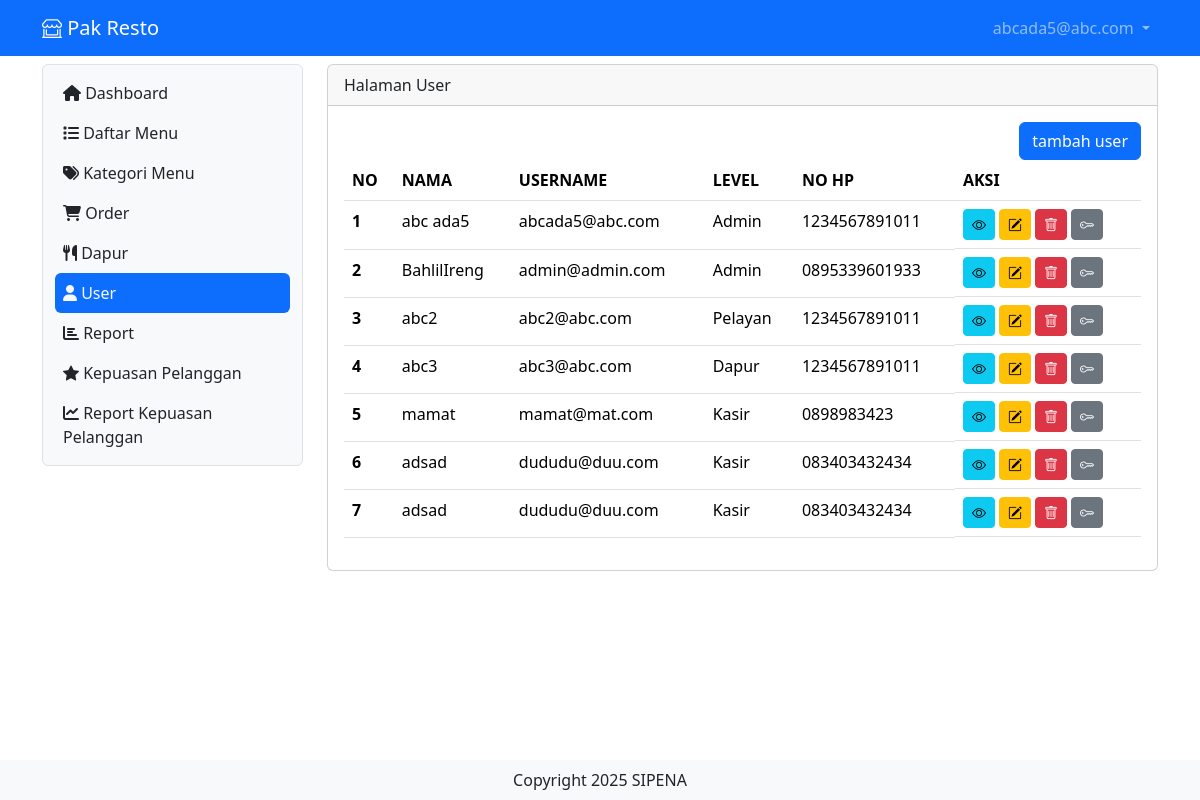
Page /user (signed in) on the committed database.
### tables this page shows
CREATE TABLE `user` (
  `id` int(11) NOT NULL,
  `username` varchar(200) NOT NULL,
  `password` varchar(200) NOT NULL,
  `level` int(1) NOT NULL,
  `nama` varchar(200) NOT NULL,
  `nohp` varchar(15) NOT NULL,
  `alamat` varchar(300) NOT NULL
);

### user.php (the view, shortened to what this page needs)
<?php
include "proses/connect.php";
$query = mysqli_query($conn, "SELECT * FROM user");
while ($record = mysqli_fetch_array($query)) {
    $result[] = $record;
}
?>
<div class="col-lg-9 mt-2">
    <div class="card">
        <div class="card-header">
            Halaman User
        </div>
        <div class="card-body">
            <div class="row">
                <div class="col d-flex justify-content-end">
                    <button class="btn btn-primary" data-bs-toggle="modal" data-bs-target="#ModalTambahUser"> tambah
                        user</button>
                </div>
            </div>
            <?php
            if (empty($result)) {
                echo "Data user tidak ada";
            } else {
            ?>
                <div class="table-responsive">
                    <table class="table table-hover">
                        <thead>
                            <tr>
                                <th scope="col">NO</th>
                                <th scope="col">NAMA</th>
                                <th scope="col">USERNAME</th>
                                <th scope="col">LEVEL</th>
                                <th scope="col">NO HP</th>
                                <th scope="col">AKSI</th>
                            </tr>
                        </thead>
                        <tbody>
                            <?php
                            $no = 1;
                            foreach ($result as $row) {
                            ?>
                                <tr>
                                    <th scope="row"><?php echo $no++ ?></th>
                                    <td><?php echo $row['nama'] ?></td>
                                    <td><?php echo $row['username'] ?></td>
                                    <td>
                                        <?php
                                        if ($row['level'] == 1) {
                                            echo "Admin";
                                        } elseif ($row['level'] == 2) {
                                            echo "Kasir";
                                        } elseif ($row['level'] == 3) {
                                            echo "Pelayan";
                                        } elseif ($row['level'] == 4) {
                                            echo "Dapur";
                                        }
                                        ?>
                                    </td>
                                    <td><?php echo $row['nohp'] ?></td>
                                    <td class="d-flex">
                                        <button class="btn btn-info btn-sm me-1" data-bs-toggle="modal"
                                            data-bs-target="#ModalView<?php echo $row['id'] ?>"><i
                                                class="bi bi-eye"></i></button>
                                        <button class="btn btn-warning btn-sm me-1" data-bs-toggle="modal"
                                            data-bs-target="#ModalEdit<?php echo $row['id'] ?>"><i
                                                class="bi bi-pencil-square"></i></button>
                                        <button class="btn btn-danger btn-sm me-1" data-bs-toggle="modal"
                                            data-bs-target="#ModalDelete<?php echo $row['id'] ?>"><i
                                                class="bi bi-trash"></i></button>
                                        <button class="btn btn-secondary btn-sm" data-bs-toggle="modal"
                                            data-bs-target="#ModalResetPassword<?php echo $row['id'] ?>"><i
                                                class="bi bi-key"></i></button>
                                    </td>
                                </tr>
                            <?php
                            }
                            ?>
                        </tbody>
                    </table>
                </div>
            <?php
            }
            ?>
        </div>
    </div>
</div>

### header.php (shortened to what this page needs)
<?php
include "proses/connect.php";
$query = mysqli_query($conn, "SELECT * FROM user WHERE username='$_SESSION[username_pakresto]'");
?>
<nav class="navbar navbar-expand navbar-dark bg-primary sticky-top">
    <div class="container-lg">
        <a class="navbar-brand" href="."><i class="bi bi-shop-window"></i> Pak Resto</a>
        <div class="collapse navbar-collapse justify-content-end" id="navbarNavDropdown">
            <ul class="navbar-nav">
                <li class="nav-item dropdown">
                    <a class="nav-link dropdown-toggle" href="#" role="button" data-bs-toggle="dropdown" aria-expanded="false">
                        <?php
                        echo $hasil['username'];
                        ?>
                    </a>
                </li>
            </ul>
        </div>
    </div>
</nav>

### rows in the picture
user: username "abcada5@abc.com", nama "abc ada5", level "Admin", nohp "1234567891011"
user: nama "BahlilIreng", username "admin@admin.com", level "Admin", nohp "0895339601933"
user: nama "abc2", username "abc2@abc.com", level "Pelayan", nohp "1234567891011"
user: nama "abc3", username "abc3@abc.com", level "Dapur", nohp "1234567891011"
user: nama "mamat", username "mamat@mat.com", level "Kasir", nohp "0898983423"
user: nama "adsad", username "dududu@duu.com", level "Kasir", nohp "083403432434"
user: nama "adsad", username "dududu@duu.com", level "Kasir", nohp "083403432434"
